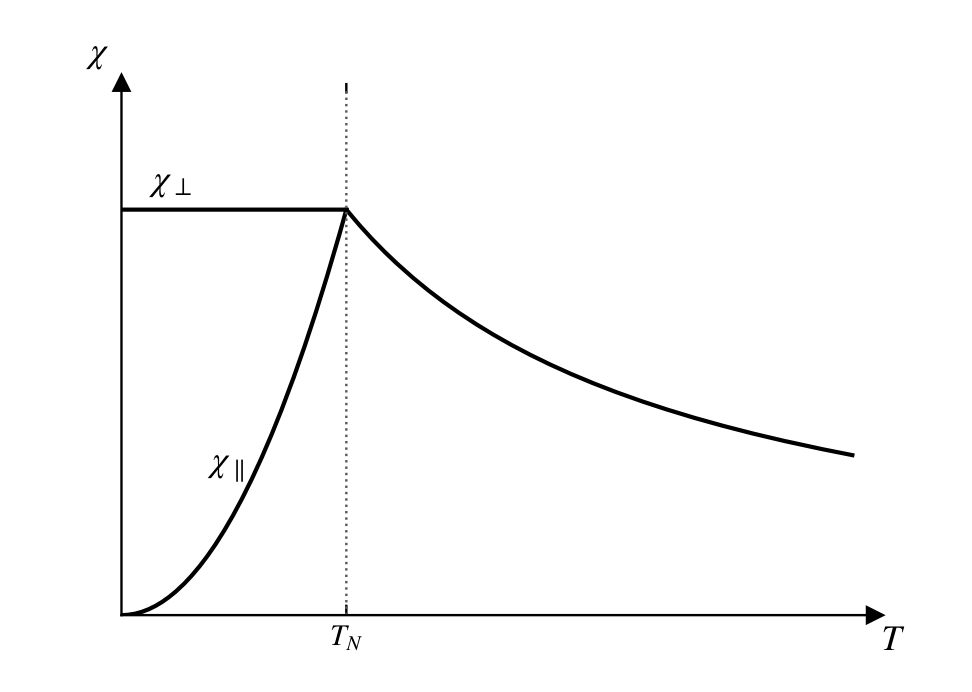

This chart was generated by the following Python code:
# -*- coding: utf-8 -*-
# 图 5.9 反铁磁体 chi 平行/垂直 随温度：T_N 以下 chi_perp 常数、chi_parallel 上升，T_N 以上合并下降
import sys
sys.path.insert(0, r'E:\AI整理书籍\磁学\book\fig_src')
import numpy as np
import matplotlib.pyplot as plt
from mplstyle import new_fig, save_fig

fig, ax = new_fig(4.5, 3.2)
ax.spines['top'].set_visible(False)
ax.spines['right'].set_visible(False)
ax.set_xticks([])
ax.set_yticks([])
ax.plot(1, 0, ">k", transform=ax.transAxes, clip_on=False, ms=5)
ax.plot(0, 1, "^k", transform=ax.transAxes, clip_on=False, ms=5)

CH = 0.8                      # chi_perp level
TN = 1.0
TH = -0.467                   # Curie-Weiss theta above T_N (chi = peak*(TN-th)/(T-th))
xperp = np.linspace(0, TN, 50)
xpara = np.linspace(0, TN, 200)
xhigh = np.linspace(TN, 3.25, 200)

ax.plot(xperp, np.full_like(xperp, CH), 'k-', lw=1.4)
ax.plot(xpara, CH * xpara**2, 'k-', lw=1.4)
ax.plot(xhigh, CH * (TN - TH) / (xhigh - TH), 'k-', lw=1.4)
ax.axvline(TN, ls=':', lw=0.8, color='0.35', ymax=0.99)

ax.set_xlim(0, 3.35)
ax.set_ylim(0, 1.05)
ax.set_xticks([TN]); ax.set_xticklabels([r'$T_N$'])
ax.set_yticks([])
ax.text(3.38, -0.02, '$T$', ha='left', va='top', fontsize=12)
ax.text(-0.10, 1.07, r'$\chi$', ha='center', va='bottom', fontsize=12)
ax.text(0.14, CH + 0.035, r'$\chi_\perp$', fontsize=12)
ax.text(0.40, 0.28, r'$\chi_\parallel$', fontsize=12)

save_fig(fig, 'ch5', 'fig5_09')
